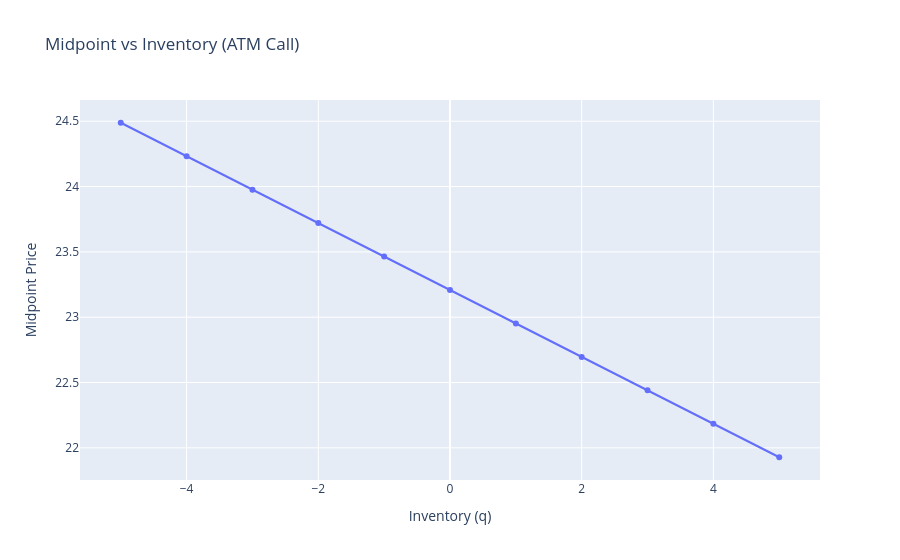

This figure's notebook cell:
### Code cell
# Calculate midpoints
midpoints = []
for q in inventories:
    positions = {atm_id: q}
    quotes = engine.generate_quotes(option_specs, positions)
    q_quote = quotes[atm_id]
    midpoints.append((q_quote.bid + q_quote.ask) / 2)

# Plot midpoint vs inventory
fig3 = go.Figure()
fig3.add_trace(go.Scatter(x=inventories, y=midpoints, mode='lines+markers', name='Midpoint'))
fig3.update_layout(title="Midpoint vs Inventory (ATM Call)",
                   xaxis_title="Inventory (q)",
                   yaxis_title="Midpoint Price")
fig3.show()

### Figure 1 — Plotly figure (JSON) as saved in the notebook; plotly's stock layout.template omitted (floating-point values rounded to 4 significant figures)
{"data": [{"mode": "lines+markers", "name": "Midpoint", "type": "scatter", "x": [-5, -4, -3, -2, -1, 0, 1, 2, 3, 4, 5], "y": [24.49, 24.23, 23.98, 23.72, 23.46, 23.21, 22.95, 22.7, 22.44, 22.18, 21.93]}], "layout": {"title": {"text": "Midpoint vs Inventory (ATM Call)"}, "xaxis": {"title": {"text": "Inventory (q)"}}, "yaxis": {"title": {"text": "Midpoint Price"}}}}
